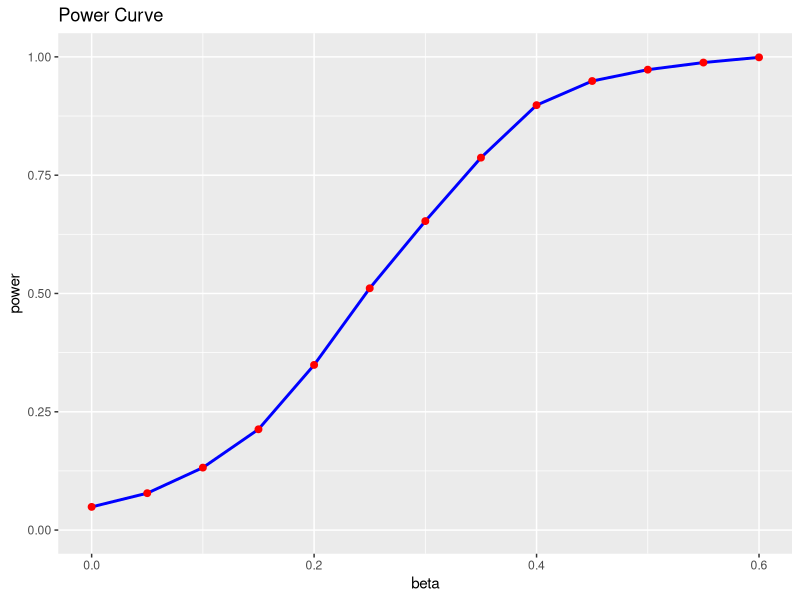

R code for this plot:
## ---- chunk 1
knitr::opts_chunk$set(echo = FALSE)

# Load relevant libraries
library(dplyr)
library(knitr)
library(ggplot2)

# Set seed for reproducibility
set.seed(123)

# Define simulation parameters
n <- 1000  # sample size
effect_sizes <- seq(0, .6, by = 0.05)  # range of effect sizes to test
alpha <- 0.05  # significance level
iterations <- 1000  # number of simulations
power_results <- data.frame()  # data frame to store power results
q <- 0.3  # Effect allele frequency


# Perform simulations over a range of effect sizes
for (beta in effect_sizes) {
  power_count <- 0  # counter for significant results
  p_values <- numeric(iterations)  # vector to store p-values
  
  for (i in 1:iterations) {
    # Simulate data

    # Define allele counts from frequencies based on Hardy-Weinberg Equilibrium (HWE)
    Nrr <- round((1-q)^2 * n)
    Nra <- round(2 * q * (1-q) * n)
    Naa <- n - Nrr - Nra

    # Define genotype vectors
    Xrr <- rep(0, Nrr)
    Xra <- rep(1, Nra)
    Xaa <- rep(2, Naa)
    x <- c(Xrr, Xra, Xaa)

    x <- rnorm(n, mean = 0, sd = 1)  # predictor variable
    y <- beta * x + rnorm(n, mean = 10, sd = 4)  # outcome variable
    
    # Fit linear model
    model <- lm(y ~ x)
    
    # Extract p-value from the model, and store for later
    p_value <- summary(model)$coefficients[2, 4]
    p_values[i] <- p_value
    
    # Check if p-value is significant, that is, less than the threshold alpha
    if (p_value < alpha) {
      power_count <- power_count + 1
    }
  }
  
  # Calculate statistical power for the current effect size
  power <- power_count / iterations
  
  # Calculate the mean and 90% interquantile interval of p-values
  mean_p <- mean(p_values)
  quantiles <- quantile(p_values, probs = c(0.05, 0.95))
  
  power_results <- rbind(power_results, data.frame(beta = beta, power = power, mean_p = mean_p, lower05 = quantiles[1], upper95 = quantiles[2]))
}

# Print power results
rownames(power_results) <- NULL
#print(power_results) #this is ugly!!
kable(power_results, format = "markdown")


# Plot power vs. effect size 
ggplot(power_results, aes(x = beta)) +
  geom_line(aes(y = power), color = "blue", linewidth = 1) +
  geom_point(aes(y = power), color = "red", size = 2) +
  scale_y_continuous(name = "Power") +
  ylim(0, 1) +
  labs(title = "Power Curve")
